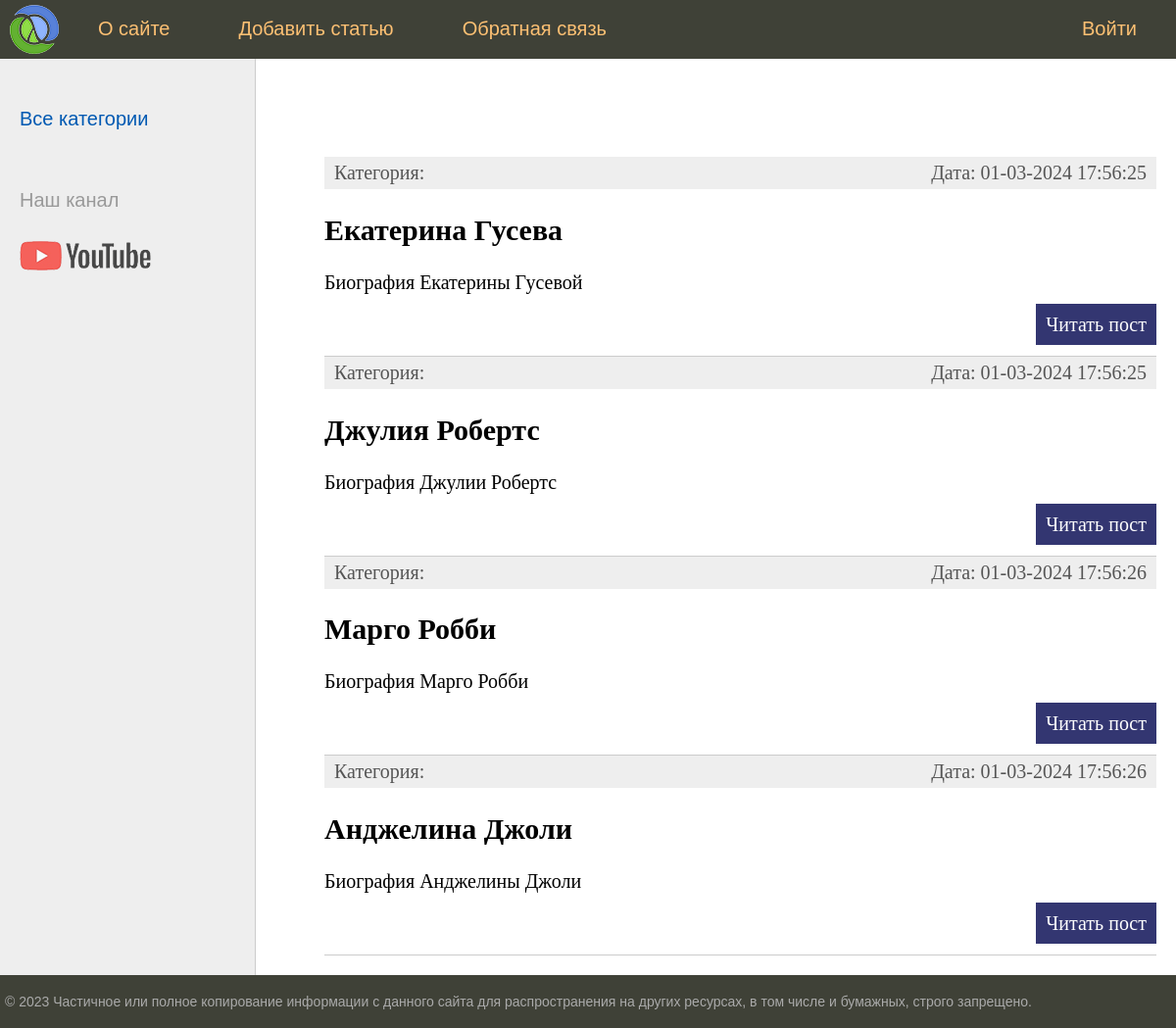
/, run on an earlier commit of the app's database.
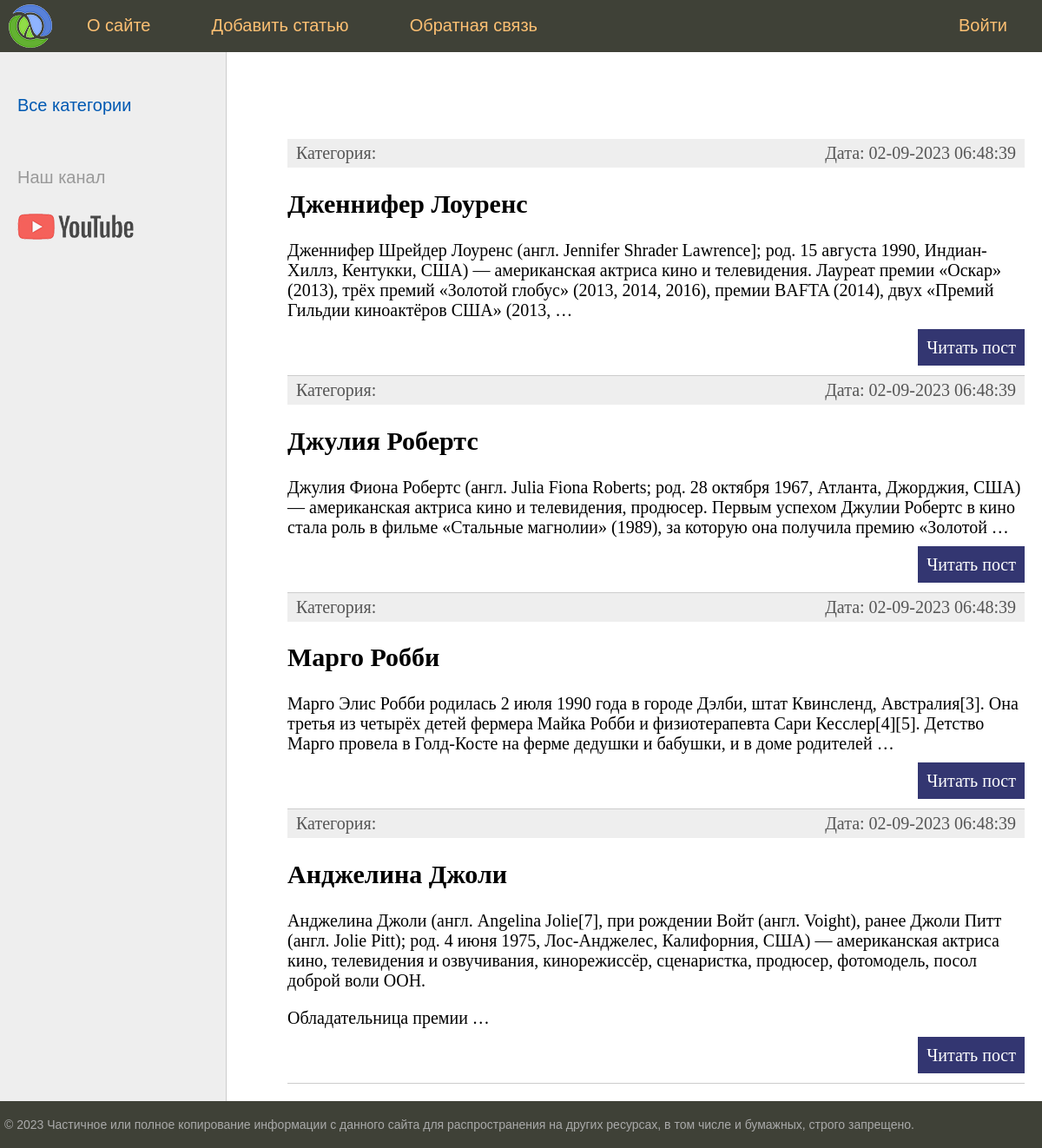
And on a later commit of the database.
### women/models.py (models this page shows, shortened)
class Women(models.Model):
    class Status(models.IntegerChoices):
        DRAFT = 0, 'Черновик'
        PUBLISHED = 1, 'Опубликовано'
    title = models.CharField(max_length=255)
    slug = models.SlugField(max_length=255, unique=True, db_index=True)
    content = models.TextField(blank=True)
    time_create = models.DateTimeField(auto_now_add=True)
    time_update = models.DateTimeField(auto_now=True)
    is_published = models.BooleanField(choices=Status.choices, default=Status.DRAFT)
    cat = models.ForeignKey('Category', on_delete=models.PROTECT, related_name='posts')
    tags = models.ManyToManyField('TagPost', blank=True, related_name='tags')
    husband = models.OneToOneField('Husband', on_delete=models.SET_NULL, null=True, blank=True, related_name='wuman')
    objects = models.Manager()
    published = PublishedManager()
    class Meta:
        ordering = ['-time_create']
        indexes = [
            models.Index(fields=['-time_create'])
        ]
    def get_absolute_url(self):
        return reverse('post', kwargs={'post_slug': self.slug})

### women/views.py (the view)
# urls.py: path('', views.index, name='home'),
def index(request):
    posts = Women.published.all()
    data = {
        'title': 'Главная страница',
        'menu': menu,
        'posts': posts,
        'cat_selected': 0,
    }
    return render(request, 'women/index.html', context=data)

### women/models.py (called while the page is built)
    def get_queryset(self):
        return super().get_queryset().filter(is_published=Women.Status.PUBLISHED)

### women/templatetags/women_tags.py (called while the page is built)
@register.inclusion_tag('women/list_categories.html')
def show_categories(cat_selected=0):
    cats = Category.objects.all()
    return {'cats': cats, 'cat_selected': cat_selected}

@register.inclusion_tag('women/list_tags.html')
def show_all_tags():
    return {'tags': TagPost.objects.all()}

### women/templates/women/index.html (shortened to what this page needs)
{% extends 'base.html' %}
{% block content %}
<ul class="list-articles">
	{% for p in posts %}
			<li><div class='article-panel'>
	<p class="first">Категория: {{p.cat.name}}</p>
	<p class="last">Дата: {{p.time_update|date:'d-m-Y H:i:s'}}</p>
	</div>
				<h2>{{p.title}}</h2>
    {% autoescape off %}
	{{p.content|linebreaks|truncatewords:40}}
    {% endautoescape %}
			<p class="link-read-post"><a href="{{ p.get_absolute_url }}">Читать пост</a></p>
			</li>
	{% endfor %}
</ul>
{% endblock %}

What changed in the data, as far as the page shows it:
removed Women: time_update "01-03-2024 17:56:25", title "Екатерина Гусева", content "Биография Екатерины Гусевой"
added Women: time_update "02-09-2023 06:48:39", title "Дженнифер Лоуренс", content "Дженнифер Шрейдер Лоуренс (англ. Jennifer Shrader Lawrence]; род. 15 августа 1990, Индиан-Хиллз, Кентукки, США) — американская актриса кино и телевидения. Лауреат премии «Оскар» (2013), трёх премий «Золотой глобус» (2013, 2014, 2016), премии BAFTA (2014), двух «Премий Гильдии киноактёров США» (2013, …"
changed Women "Джулия Робертс": time_update "01-03-2024 17:56:25" → "02-09-2023 06:48:39"; content "Биография Джулии Робертс" → "Джулия Фиона Робертс (англ. Julia Fiona Roberts; род. 28 октября 1967, Атланта, Джорджия, США) — американская актриса кино и телевидения, продюсер. Первым успехом Джулии Робертс в кино стала роль в фильме «Стальные магнолии» (1989), за которую она получила премию «Золотой …"
changed Women "Марго Робби": time_update "01-03-2024 17:56:26" → "02-09-2023 06:48:39"; content "Биография Марго Робби" → "Марго Элис Робби родилась 2 июля 1990 года в городе Дэлби, штат Квинсленд, Австралия[3]. Она третья из четырёх детей фермера Майка Робби и физиотерапевта Сари Кесслер[4][5]. Детство Марго провела в Голд-Косте на ферме дедушки и бабушки, и в доме родителей …"
changed Women "Анджелина Джоли": time_update "01-03-2024 17:56:26" → "02-09-2023 06:48:39"; content "Биография Анджелины Джоли" → "Анджелина Джоли (англ. Angelina Jolie[7], при рождении Войт (англ. Voight), ранее Джоли Питт (англ. Jolie Pitt); род. 4 июня 1975, Лос-Анджелес, Калифорния, США) — американская актриса кино, телевидения и озвучивания, кинорежиссёр, сценаристка, продюсер, фотомодель, посол доброй воли ООН. Обладательница премии …"
